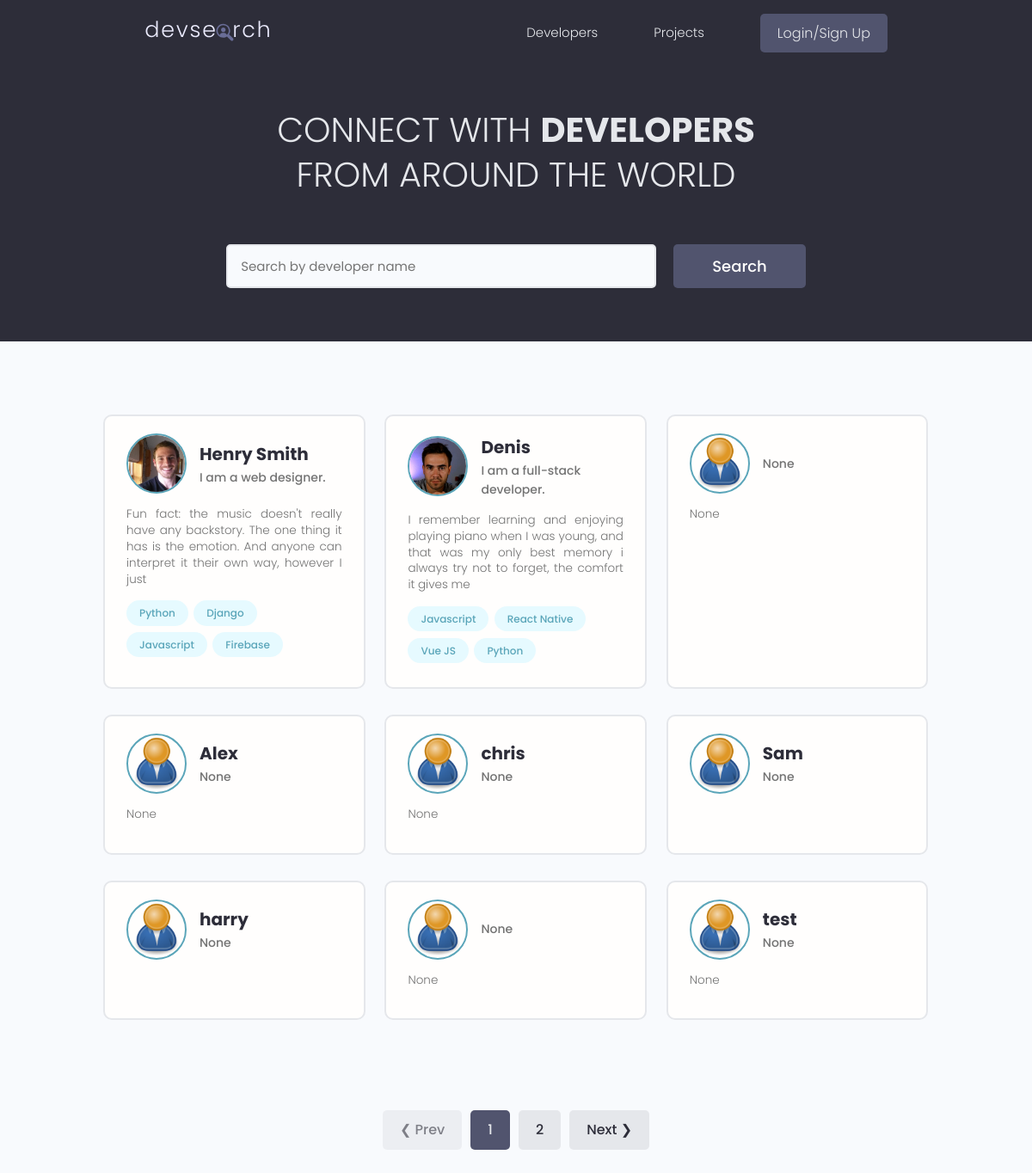
The page / on the database its author committed.
### users/models.py (models this page shows, shortened)
class Profile(models.Model):
    user = models.OneToOneField(User, on_delete=models.CASCADE, null=True, blank=True)
    name = models.CharField(max_length=200, null=True, blank=True)
    username = models.CharField(max_length=200, null=True, blank=True)
    email = models.EmailField(max_length=200, null=True, blank=True)
    short_intro = models.CharField(max_length=500, null=True, blank=True)
    location = models.CharField(max_length=200, null=True, blank=True)
    bio = models.TextField(null=True, blank=True)
    profile_image = models.ImageField(
        null=True, blank=True, default="profiles/user-default.png", upload_to="profiles/")
    social_github = models.CharField(max_length=200, null=True, blank=True)
    social_twitter = models.CharField(max_length=200, null=True, blank=True)
    social_instagram = models.CharField(max_length=200, null=True, blank=True)
    social_youtube = models.CharField(max_length=200, null=True, blank=True)
    social_website = models.CharField(max_length=200, null=True, blank=True)
    created = models.DateTimeField(auto_now_add=True)
    id = models.UUIDField(default=uuid.uuid4, unique=True, primary_key=True, editable=False)
    class Meta:
        ordering = ['created', 'username']

class Skill(models.Model):
    user = models.ForeignKey(Profile, on_delete=models.CASCADE, null=True, blank=True)
    name = models.CharField(max_length=200, null=True, blank=True)
    description = models.TextField(null=True, blank=True)
    created = models.DateTimeField(auto_now_add=True)
    id = models.UUIDField(default=uuid.uuid4, unique=True, primary_key=True, editable=False)

### users/views.py (the view)
# urls.py: path('', views.profiles, name="profiles"),
def profiles(request):
    profiles, search_query = searchProfile(request)
    profiles, custom_range = paginateProfile(request, profiles, 9)
    context = {"profiles": profiles, "search_query":search_query, "custom_range": custom_range}
    return render(request, "users/profiles.html", context)

### users/utils.py (called while the page is built)
def searchProfile(request):
    search_query = ''
    if request.GET.get("search_query"):
        search_query = request.GET.get("search_query")
    skills = Skill.objects.filter(name__icontains=search_query)
    profiles = Profile.objects.distinct().filter(
        Q(name__icontains=search_query) |
        Q(short_intro__icontains=search_query) |
        Q(skill__in=skills))
    return profiles, search_query

def paginateProfile(request, profiles, result):
    page = request.GET.get("page")
    paginator = Paginator(profiles, result)
    try:
        profiles = paginator.page(page)
    except PageNotAnInteger:
        page = 1
        profiles = paginator.page(page)
    except EmptyPage:
        page = paginator.num_pages
        profiles = paginator.page(page)
    left_index = (int(page) - 4)
    if left_index < 1:
        left_index = 1
    right_index = (int(page) + 5)
    if right_index > paginator.num_pages:
        right_index = paginator.num_pages + 1
    custom_range = range(left_index, right_index)
    return profiles, custom_range

### users/templates/users/profiles.html (shortened to what this page needs)
{% extends 'main.html' %}
{% block content %}
<main class="home">
    <section class="hero-section text-center">
        <div class="container container--narrow">
            <div class="hero-section__box">
                <h2>CONNECT WITH <span>DEVELOPERS</span></h2>
                <h2>FROM AROUND THE WORLD</h2>
            </div>
            <div class="hero-section__search">
                <form id="searchForm" class="form" action="{% url 'profiles' %}" method="get">
                    <div class="form__field">
                        <input class="input input--text" id="formInput#search" type="text" name="search_query"
                          value="{{search_query}}" placeholder="Search by developer name" />
                    </div>
                    <input class="btn btn--sub btn--lg" type="submit" value="Search" />
                </form>
            </div>
        </div>
    </section>
    <section class="devlist">
        <div class="container">
            <div class="grid grid--three">
                {% for profile in profiles %}
                <div class="column card">
                    <div class="dev">
                        <a href="{% url 'profile' profile.id %}" class="card__body">
                            <div class="dev__profile">
                                <img class="avatar avatar--md" src="{{ profile.profile_image.url }}" alt="image" />
                                <div class="dev__meta">
                                  <h3>{{ profile.name }}</h3>
                                  <h5>{{ profile.short_intro|slice:"50" }}</h5>
                                </div>
                            </div>
                            <p class="dev__info">
                                {{ profile.bio|slice:"150" }}
                            </p>
                            <div class="dev__skills">
                                {% for skill in profile.skill_set.all %}
                                <span class="tag tag--pill tag--main">
                                  <small>{{ skill.name }}</small>
                                </span>
                                {% endfor %}
                            </div>
                        </a>
                    </div>
                </div>
                {% endfor %}
            </div>
        </div>
    </section>
    {% include 'pagination.html' with queryset=profiles custom_range=custom_range %}
  </main>
{% endblock %}

### static/styles/app.css (style rules this page uses)
:root { --color-sub: #2d2d39; }
.btn--sub { background-color: var(--color-sub-light); }
.card { border: 2px solid var(--color-light); }
img { width: 100%; }
.hero-section { height: 40vh; display: flex; align-items: center; background-color: var(--color-sub); }
.hero-section__box { margin-bottom: 4rem; }
.hero-section__box > h2, .hero-section__box > h2 > span { font-size: 4rem; color: var(--color-light); line-height: 1.3; text-transform: uppercase; }
.hero-section__box > h2 { font-weight: 300; }
.hero-section__box > h2 > span { font-weight: 700; }
.hero-section__search > .form { display: flex; align-items: center; justify-content: center; gap: 2rem; }
.hero-section__search > .form input.input--text { width: 50rem; }
.devlist { margin-top: 8rem; }
.devlist .grid { align-items: stretch; }
.devlist .dev .dev__profile { display: flex; align-items: center; gap: 1.5rem; }
.devlist .dev .dev__meta h3 { color: var(--color-sub); font-size: 2rem; font-weight: 700; }
.devlist .dev .dev__meta h5 { color: var(--color-text); font-size: 1.4rem; font-weight: 500; }
.devlist .dev .dev__info { margin: 1.5rem 0; font-size: 1.35rem; line-height: 1.4; text-align: justify; }

### static/uikit/styles/modules/_variables.css (style rules this page uses)
:root { --color-main: #5aa5b9; --color-main-light: #e6faff; --color-sub: #3f4156; --color-sub-light: #51546e; --color-sub-lighter: #ededfd; --color-text: #737373; --color-gray: #8b8b8b; --color-light: #e5e7eb; --color-light-gray: #767676; --color-bg: #f8fafd; --color-white: #fffefd; --color-white-light: #f3f3f3; --color-success: #359e64; --color-success-bg: #def8e8; --color-error: #fc4b0b; --color-error-bg: #fff2ee; --font-base: 'Poppins', arial, helvetica, 'Segoe UI', roboto, ubuntu, sans-serif; --font-monospace: 'Fira Code', 'Courier New', courier, monospace; --font-regular: 300; --font-medium: 500; --font-bold: 700; --generic-shadow: 1px 1px 5px #00000010; --generic-transition: all 0.3s ease-in-out; }

### static/uikit/styles/modules/_base.css (style rules this page uses)
* { margin: 0; padding: 0; box-sizing: border-box; text-rendering: optimizeLegibility; color: inherit; font-size: inherit; }
html { font-size: 50%; }
@media only screen and (min-width: 480px) { html { font-size: 56.25%; } }
@media only screen and (min-width: 1200px) { html { font-size: 62.5%; } }
body { line-height: 1.6; font-weight: 400; font-size: 1.5rem; color: var(--color-text); background-color: var(--color-bg); min-height: 100vh; }

### static/uikit/styles/modules/_typography.css (style rules this page uses)
* { font-family: var(--font-base); }
h2 { font-size: 3.6rem; font-weight: var(--font-bold); }
h3 { font-size: 3.2rem; font-weight: var(--font-medium); }
h5 { font-size: 2.4rem; font-weight: var(--font-medium); }
h5, h6 { font-weight: var(--font-regular); }
p, span, strong { font-size: 1.6rem; color: var(--color-text); font-weight: var(--font-regular); }
a { padding-bottom: 2px; text-decoration: none; display: inline-block; color: var(--color-main); font-weight: var(--font-medium); }

### static/uikit/styles/modules/_utilities.css (style rules this page uses)
.container { width: 92%; max-width: 165rem; margin: 0 auto; box-sizing: border-box; }
.container--narrow { width: 92%; max-width: 120rem; }
@media screen and (min-width: 1000px) { .container { width: 90%; } }
@media screen and (min-width: 1000px) { .container--narrow { width: 85%; } }
@media screen and (min-width: 1200px) { .container { width: 80%; } }
@media screen and (min-width: 1200px) { .container--narrow { width: 72%; } }
.text-center { text-align: center; }

### static/uikit/styles/modules/_avatar.css (style rules this page uses)
.avatar { border-radius: 50%; border: 2px solid var(--color-main); object-fit: cover; }
.avatar--md { height: 7rem; width: 7rem; }

### static/uikit/styles/modules/_button.css (style rules this page uses)
.btn { display: inline-block; position: relative; cursor: pointer; background-color: var(--color-light); font-weight: var(--font-medium); color: var(--color-sub); text-decoration: none; padding: 1rem 2rem; border-radius: 0.5rem; border: none; width: -webkit-fit-content; width: -moz-fit-content; width: fit-content; height: -webkit-fit-content; height: -moz-fit-content; height: fit-content; font-size: 1.6rem; outline-width: 0; outline-color: transparent; -webkit-backface-visibility: hidden; backface-visibility: hidden; transition: all 0.3s ease-in-out; }
.btn--sub { background-color: var(--color-sub); color: var(--color-white); }
.btn--lg { font-size: 1.8rem; padding: 1.2rem 4.5rem; }

### static/uikit/styles/modules/_card.css (style rules this page uses)
.card { border-radius: 1rem; background-color: var(--color-white); border: 1.5px solid var(--color-light); width: auto; height: auto; margin-top: 0.5rem; margin-bottom: 0.5rem; overflow: hidden; }
.card__body, .card__header { padding: 2rem 2.5rem; }

### rows shown on the page
Profile: profile_image (picture), name "Henry Smith", short_intro "I am a web designer.", bio "Fun fact: the music doesn't really have any backstory. The one thing it has is the emotion. And anyone can interpret it their own way, however I just"
Skill: name "Python"
Skill: name "Django"
Skill: name "Javascript"
Skill: name "Firebase"
Profile: profile_image (picture), name "Denis", short_intro "I am a full-stack developer.", bio "I remember learning and enjoying playing piano when I was young, and that was my only best memory i always try not to forget, the comfort it gives me"
Skill: name "Javascript"
Skill: name "React Native"
Skill: name "Vue JS"
Skill: name "Python"
Profile: profile_image (placeholder picture), short_intro "None", bio "None"
Profile: profile_image (placeholder picture), name "Alex", short_intro "None", bio "None"
Profile: profile_image (placeholder picture), name "chris", short_intro "None", bio "None"
Profile: profile_image (placeholder picture), name "Sam", short_intro "None"
Profile: profile_image (placeholder picture), name "harry", short_intro "None"
Profile: profile_image (placeholder picture), short_intro "None", bio "None"
Profile: profile_image (placeholder picture), name "test", short_intro "None", bio "None"

### other values the page prints
{{ page }} "1"
{{ page }} "2"
